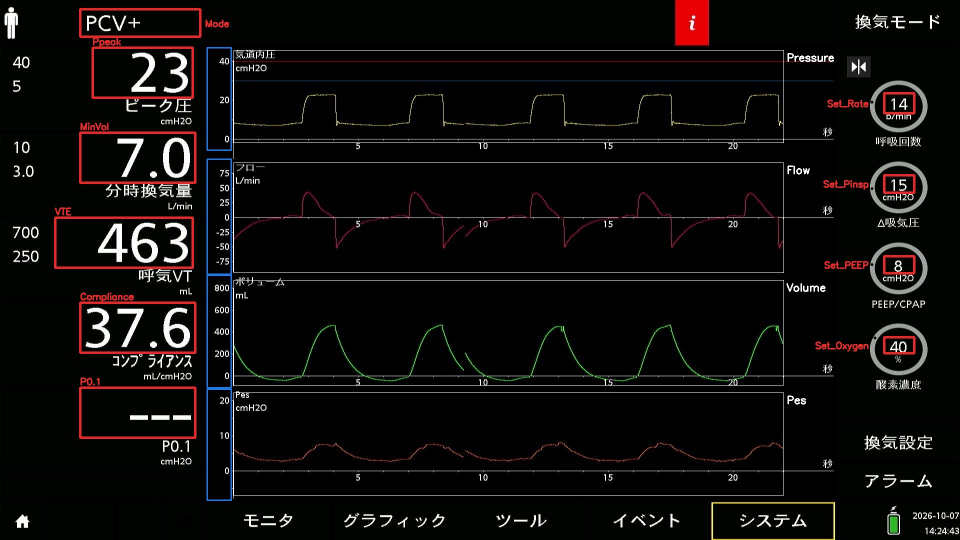
#> input picture layout.jpg, 1920 x 1080 px (shown at 1/2 size)
$ python -i core.py   (imports and definitions only)
#> lines starting #> are read from the running program, lines starting #| are printed output that depends on the picture
"""Hamilton (C6 / G5 family screen) VentOCR Engine

- 1 breath = from an update of the numbers on the left (Compliance, expiratory VT) until the next update
  (update = a new value persisting for 2 or more frames. Blank is also a value. No thinning by time)
- OCR: expiratory VT (VTE), Compliance, peak pressure, minute volume, P0.1, ventilation mode, settings (rate, ΔPinsp, PEEP, oxygen)
  whichever are selected by engine_options initial_ocr.ocr_keys (default: VTE, Compliance, peak pressure. Settings.OCR_FIELDS)
- Waveforms: airway pressure (Pressure), flow (Flow), volume (Volume), esophageal pressure (Pes).
  The vertical-axis scale changes automatically and often, so the tick numbers are read and converted for every breath (axis_scale.py)

The waveform screen sweeps left to right at constant speed; on reaching the right edge it returns to the left edge and overwrites the old waveform (wrap around).
In each frame, the right edge of the "columns changed since the previous frame" is recorded as the sweep position (initial_ocr);
sweep speed and phase are estimated from the whole video to determine the pen-tip position in each frame (post_ocr).
A breath's waveform is cut out of the image of its last frame, from the pen-tip column at its start to the one at its end (extract_waves).
"""
import json
import os
import re

import cv2
import numpy as np
import pandas as pd
from tqdm import tqdm

from . import Settings
from . import axis_scale

ENGINE_VERSION = "0.2.7"
VENTOCR_TESTED = "0.5.5"

ENGINE_DIR = os.path.dirname(os.path.abspath(__file__))
# [1 line that did not run here, left out]
# [1 line that did not run here, left out]
# [1 line that did not run here, left out]


# [7 lines left out: function selected_ocr_keys, not called in this run]


# ============================================================
# EasyOCR initialization (same as V600_ventocr)
# ============================================================

_EASYOCR_LOCKFILE = "easyocr_init.lock"


# [74 lines left out: functions _get_easyocr_model_dir, _easyocr_model_ready, _acquire_easyocr_file_lock, _release_easyocr_file_lock, _ensure_easyocr_reader_ready, _normalize_frame and 1 more, not called in this run]


def _crop(img, roi):
    x, y, w, h = roi
    return img[y:y + h, x:x + w]


# [14 lines left out: functions _runs, _format_time, not called in this run]


# ============================================================
# OCR result parsing
# ============================================================

def _load_value_glyphs():
    path = os.path.join(os.path.dirname(os.path.abspath(__file__)), Settings.VALUE_GLYPH_FILE)
    z = np.load(path)
    return z["templates"], z["widths"], [str(c) for c in z["chars"]]


# [1 line that did not run here, left out]


# [330 lines left out: functions _value_blobs, _has_dot, _read_glyphs, _parse_ocr, initial_ocr, track_sweep and 1 more, not called in this run]


# ============================================================
# post_ocr
# ============================================================

BLANK = "<blank>"   # display is blank ("---" / unreadable)


# [336 lines left out: functions confirmed_changes, _mode, _shown_value, trigger_events, aux_wave_name, _rename_aux and 2 more, not called in this run]


# [1 line that did not run here, left out]


# ============================================================
# How waveform points are chosen (same approach as NAVA v1.3)
# ============================================================
# Choosing one point per column, at steep spots (vertical strokes within a column) the chosen height is random, producing fake spikes
# (when picking e.g. the brightest pixel), or lands mid-stroke and makes V-shaped tips shallow (with the median).
# For each column, take the "range the line passed through", then
#   1) among vertical pixel runs, globally optimally choose the line connecting to neighboring columns (removes noise and text)
#   2) globally optimally draw a smooth path within the ranges (vertical strokes become slopes, no jumps)
#   3) where a range locally protrudes from the path (tips of V-shaped valleys/peaks), pin to that value and redraw
# px values are for a 1280x720 screen. Scaled via trace_columns(scale=screen height/720).
TRACE_RUN_JOIN = 4          # in a column, gaps shorter than this many pixels are joined into one run
TRACE_SEG_GAP = 12          # if column indices differ by more than this, treat as a separate line and cut the path (columns)
TRACE_HUE_WEIGHT = 0.5      # weight applied to color deviation (cost) in run selection
TRACE_STEP = 0.5            # height step of the path
TRACE_TIP_MARGIN = 2.0      # columns where the range protrudes from the path by this much or more are tip candidates
TRACE_TIP_DROP = 2.0        # on both sides of a tip, the range edge must recede by this much or more
TRACE_TIP_WIN = 8           # number of columns checked on each side of a tip
TRACE_TIP_SUPPORT = 2       # at least this many columns must reach the tip depth (±TRACE_TIP_SUPPORT_PX)
TRACE_TIP_SUPPORT_PX = 1.5
TRACE_MAX_WIDTH = 5         # maximum line thickness


# [150 lines left out: functions _trace_runs, _trace_choose, _trace_path, _trace_is_tip, _trace_tips, trace_columns, not called in this run]


def _wave_masks(frame):
    """Per waveform (band top y, mask of pixels of its color, hue difference)."""
    hsv = cv2.cvtColor(frame, cv2.COLOR_BGR2HSV)
    out = {}
    for name, spec in Settings.WAVES.items():
        y0, y1 = spec["band"]
        h = hsv[y0:y1]
        d = np.abs(h[..., 0].astype(np.int16) - spec["hue"])
        d = np.minimum(d, 180 - d)
        out[name] = (y0, (d <= Settings.WAVE_HUE_TOL) & (h[..., 1] >= Settings.WAVE_SAT_MIN) & (h[..., 2] >= Settings.WAVE_VAL_MIN), d)
    # 0.2.7: drop Paw pixels on and just around the patient-trigger triangles. JPEG compression bleeds the triangle's red edge into the
    # Paw hue (y 271-276 at 0-20). The steep rise at the start of inspiration often has no Paw pixels left after compression, so the
    # trace took that bleed and Paw dipped by about 1.7 cmH2O (Ptranspulm 2026-10-09, B56 and B464). Kept if the Paw line just left or
    # right of the triangle runs at the triangle's height (Paw near 0), since the pixels in the box may then be the real line
    if "Pressure" in out:
        y0, m, d = out["Pressure"]
        my, mx = Settings.WAVE_TRIANGLE_PAD
        side = Settings.WAVE_TRIANGLE_SIDE_PX
        t0, t1 = Settings.TRIGGER_ROWS
        for apex, _, y, _, h in _trigger_blobs(hsv[t0:t1]):
            # columns from the apex, not the detected box: a triangle split by the tick numbers can be detected narrower than it is
            r0, r1 = max(y - my - y0, 0), min(y + h + my - y0, m.shape[0])
            c0, c1 = max(int(round(apex)) - mx, 0), min(int(round(apex)) + mx + 1, m.shape[1])
            if r0 >= r1 or c0 >= c1:
                continue
            if m[r0:r1, max(c0 - side, 0):c0].any() or m[r0:r1, c1:c1 + side].any():
                continue
            m[r0:r1, c0:c1] = False
    return out


# [58 lines left out: functions _trigger_blobs, trigger_apexes, _fill_small_gaps, extract_column_values, not called in this run]


# ============================================================
# Align breath boundaries to inspiration onset (same idea as the trimming in NAVA v1.3)
# ============================================================
# 1 breath = inspiration onset to next inspiration onset.
# For breaths whose waveforms join without gaps in time, move the boundary to "TRIM_LEAD_SEC before the nearby inspiration onset"
# and move rows between the adjacent breaths (no data is lost). At the ends of a joined group (no waveform in the neighboring breath),
# trim what precedes inspiration onset (end of the previous expiration) and a final inspiration without expiration (part of the next breath's inspiration).
ONSET_FLOW = 4.0        # Flow above this (L/min) is inspiratory flow
ONSET_RUN_SEC = 0.06    # inspiratory flow must last at least this long
ONSET_PEAK = 12.0       # that inspiration must reach at least this (L/min)
QUIET_SEC = 0.06        # before inspiration, there must be a non-inspiratory section at least this long
ONSET_FRAC = 0.2        # from the point exceeding this fraction of the inspiratory peak, trace back to the foot of the rise
EXP_FLOW = 4.0          # expiratory flow (L/min, at least this much below 0)
BACKTRACK_TOL = 0.3     # when tracing back to the foot, keep going while it keeps dropping by this (L/min) or more
TRIM_LEAD_SEC = 0.04    # keep from this long before inspiration onset
CONTIG_TOL_SEC = 0.15   # joined if the time after the previous breath's last point and the time of the next breath's first point differ by at most this (s) (allows for timing-estimate error)


# [515 lines left out: functions _inspiration_onsets, _gap_between, _snap_to_breaths, _axis_range, _clipped, _wider_axis_frame and 2 more, not called in this run]

>>> import cv2
>>> picture = cv2.imread('layout.jpg', cv2.IMREAD_GRAYSCALE)
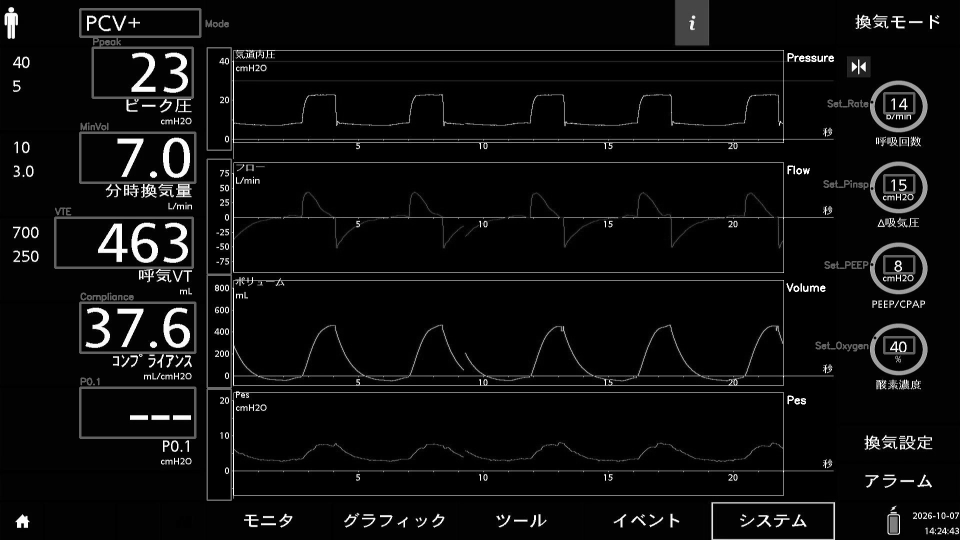
#> picture: shape (1080, 1920) (shown at 1/2 size); min 0, max 255, mean 12.5
#> (the run stopped early here; a loop or call above may not have finished)
